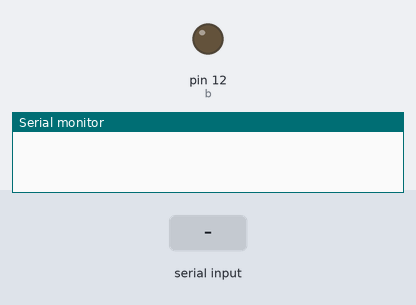
This sketch was run on a simulated Arduino Uno, built with avr-gcc and run on an emulated ATmega328P. On the bench: output pins drawn as LEDs (lit = HIGH), the last lines printed to the serial monitor. The inputs (shaded band) are chosen by the test bench.

Above: at 1.2 s.
1.3 s: "b" received over Serial
At 2.4 s:
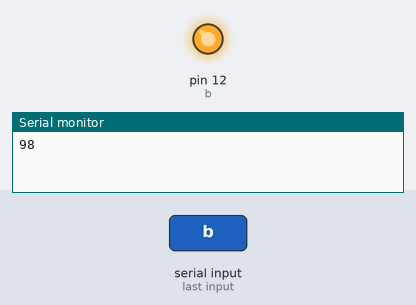
2.8 s: "a" received over Serial
At 3.5 s:
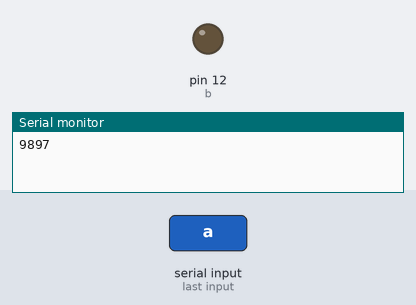
Timing chart, 0 to 5.8 s (numbered marks = the images above; inputs shaded):
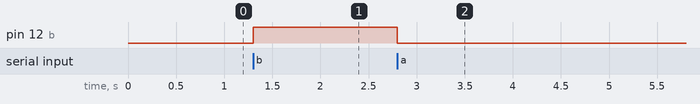

The sketch:

serialArduino.ino
```cpp
char dataString[50] = {0};
int a =0;
int b = 12;
const int ledPin = 13;
void setup() {
Serial.begin(9600);              //Starting serial communication
pinMode(b,OUTPUT);
}
 /*
void loop() {
  a++;                          // a value increase every loop
  sprintf(dataString,"%02X",a); // convert a value to hexa
  Serial.println(dataString);   // send the data
  delay(1000);                  // give the loop some break
}
*/
void loop(){
  /*
	if(Serial.available()){
    flash(Serial.read() - '0');
	}
  */
		byte incomingByte = Serial.read();
    //Serial.print(incomingByte);
    //String myString = String(incomingByte);
    //Serial.print(myString);
    //Serial.print("n");
    String on = "on";
    String off = "off";
		 if (incomingByte == 'a'){
			//Serial.print("uh-uh");
      Serial.print((String)incomingByte);
      digitalWrite(b, LOW);
		 }
		 else if (incomingByte == 'b'){
			//Serial.print("yep");
      Serial.print((String)incomingByte);
      digitalWrite(b, HIGH);
		 }
	}


 void flash(int n)
{
  for (int i = 0; i < n; i++)
  {
    digitalWrite(ledPin, HIGH);
    delay(100);
    digitalWrite(ledPin, LOW);
    delay(100);
  }
}
```

Measured:
- after the input at 1.3 s, pin 12 (b): LOW → HIGH at once
- after the input at 2.8 s, pin 12 (b): HIGH → LOW at once
